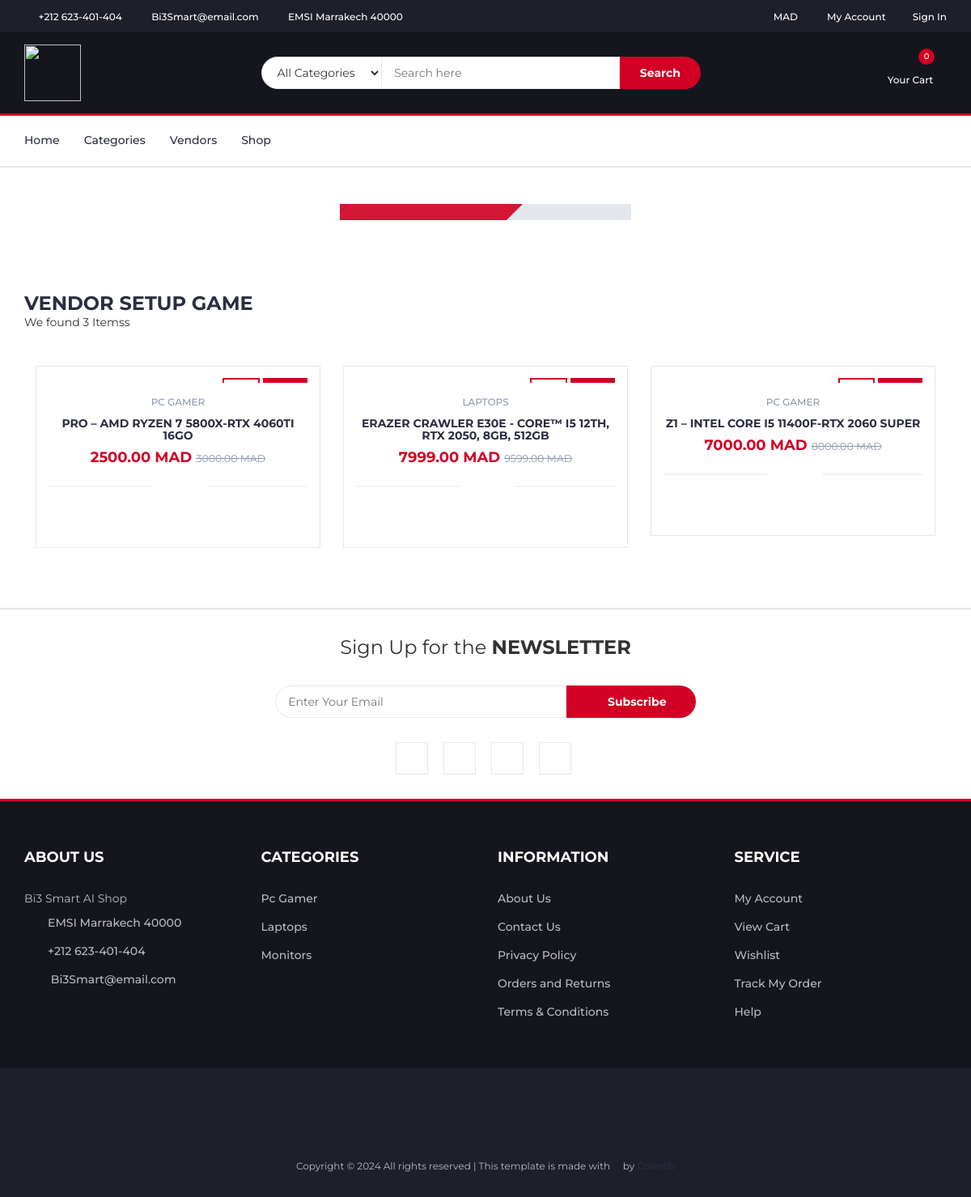
Page /vendor/venk7m1kga6c3/ on the committed database.
### core/models.py (models this page shows, shortened)
class Vendor(models.Model):
    v_id= ShortUUIDField(unique=True, length=10, max_length=20,prefix="ven",alphabet="abcdefghijklmnop123456789")
    title = models.CharField(max_length=100, default="Title Vendor")
    image = models.ImageField(upload_to=user_directory_path , default="vendor.jpg")
    cover_image = models.ImageField(upload_to=user_directory_path , default="vendor.jpg")
    description = CKEditor5Field(null=True, blank=True , default="This is the vendor")
    address = models.CharField(max_length=100, default="Main Street,Marrakech")
    contact = models.CharField(max_length=100, default="+212 659 394 401")
    chat_resp_time = models.CharField(max_length=100, default="100")
    shipping_on_time = models.CharField(max_length=100, default="100")
    authentic_rating = models.CharField(max_length=100, default="100")
    days_return = models.CharField(max_length=100, default="100")
    warranty_period = models.CharField(max_length=100, default="100")
    user = models.ForeignKey(User, on_delete=models.SET_NULL, null=True)
    date = models.DateTimeField(auto_now_add=True,null=True , blank=True)
    class Meta:
        verbose_name_plural = "Vendors"

class Product(models.Model):
    p_id= ShortUUIDField(unique=True, length=10, max_length=20,alphabet="abcdefghijklmnop123456789")
    title = models.CharField(max_length=100, default="Title Product")
    image = models.ImageField(upload_to=user_directory_path , default="product.jpg")
    description = CKEditor5Field(null=True, blank=True , default="This is the product")
    price = models.DecimalField(max_digits=10,decimal_places=2,default="1.99")
    old_price = models.DecimalField(max_digits=10,decimal_places=2, default="2.99")
    specefications = CKEditor5Field(null=True, blank=True)
    type = models.CharField(max_length=100, default="Electronics",null=True, blank=True)
    stock_count = models.CharField(max_length=100, default="10",null=True, blank=True)
    tags = TaggableManager(blank=True)
    product_status = models.CharField(choices=STATUS, max_length=10, default="in_review")
    status = models.BooleanField(default=True)
    in_stock  = models.BooleanField(default=True)
    featured  = models.BooleanField(default=False)
    digital  = models.BooleanField(default=False)
    user = models.ForeignKey(User, on_delete=models.SET_NULL, null=True)
    category = models.ForeignKey(Category, on_delete=models.SET_NULL, null=True,related_name="category")
    vendor = models.ForeignKey(Vendor, on_delete=models.SET_NULL, null=True , related_name="vendor")
    sku = ShortUUIDField(unique=True, length=4, max_length=20,prefix="sku",alphabet="123456789")
    date = models.DateTimeField(auto_now_add=True)
    updated = models.DateTimeField(null=True , blank=True)
    class Meta:
        verbose_name_plural = "Products"
    def get_precentage(self):
        new_price = (( self.old_price - self.price) / self.old_price)*100
        return new_price

class Category(models.Model):
    C_id= ShortUUIDField(unique=True, length=10, max_length=20,prefix="cat",alphabet="abcdefghijklmnop123456789")
    title = models.CharField(max_length=100,default="Title Category")
    image = models.ImageField(upload_to="category", default="category.jpg")
    class Meta:
        verbose_name_plural = "Categories"

### core/views.py (the view)
# urls.py: path("vendor/<v_id>/" , vendor_detail_view , name="vendor-list"),
def vendor_detail_view(request,v_id):
    vendor = Vendor.objects.get(v_id=v_id)
    products = Product.objects.filter(vendor=vendor,product_status="published" )
    context = {
        "vendor":vendor,
        "products":products,
    }
    return render(request,"core/vendor-detail.html",context)

### core/context_processors.py (called while the page is built)
def default(request):
    categories = Category.objects.all()
    vendors = Vendor.objects.all()
    try:
        address = Address.objects.get(user=request.user)
    except:
        address =None
    return {
        'categories' : categories,
        'address':address,
        'vendors':vendors,
    }

### templates/core/vendor-detail.html (shortened to what this page needs)
{% extends 'partials/base.html'%}
{% load static %}
{% block content %}
    <div class="section">
        <div class="container">
            <div class="row">
                <div class="col-md-4 col-md-offset-4 col-xs-6">
                    <div class="shop">
                        <div class="shop-img">
                        </div>
                        <div class="shop-body">
                        </div>
                    </div>
                </div>
            </div>
        </div>
    </div>
  <div class="section">
    <div class="container">
      <div class="row">
        <div class="col-md-12">
          <div class="section-title">
            <h3 class="title">Vendor {{vendor.title}}</h3>
            <p class="product-price">
                We found {{products.count}} Items{{products.count|pluralize:"s"}}
            </p>
            </div>
          </div>
        </div>
        <div class="col-md-12">
          <div class="row">
            <div class="products-tabs">
              <div id="tab1" class="tab-pane active">
                <div class="products-slick" data-nav="#slick-nav-1">
                  {% for product in products %}
                    <div class="col-md-4 col-xs-6">
                        <div class="product">
                          <a href="{% url 'core:product_detail' product.p_id%}">
                          <div class="product-img">
                              <div class="product-label">
                              <span class="sale">{{product.get_precentage|floatformat:0}}%</span>
                              <span class="new">NEW</span>
                              </div>
                          </div>
                          <div class="product-body">
                              <p class="product-category">{{product.category.title}}</p>
                              <h3 class="product-name"><a href="{% url 'core:product_detail' product.p_id%}">{{product.title}}</a></h3>
                              <h4 class="product-price">{{product.price}} MAD <del class="product-old-price">{{product.old_price}} MAD</del></h4>
                              <div class="product-rating">
                              <i class="fa fa-star"></i>
                              <i class="fa fa-star"></i>
                              <i class="fa fa-star"></i>
                              <i class="fa fa-star"></i>
                              <i class="fa fa-star"></i>
                              </div>
                              <div class="product-btns">
                              <button class="add-to-wishlist"><i class="fa fa-heart-o"></i><span class="tooltipp">add to wishlist</span></button>
                              <button class="add-to-compare"><i class="fa fa-exchange"></i><span class="tooltipp">add to compare</span></button>
                              <button class="quick-view"><i class="fa fa-eye"></i><span class="tooltipp">quick view</span></button>
                              </div>
                          </div>
                          <div class="add-to-cart">
                              <button class="add-to-cart-btn"> add to cart</button>
                          </div>
                          </a>
                        </div>
                    </div>
                    {%endfor%}
                </div>
              </div>
            </div>
          </div>
        </div>
      </div>
    </div>
{% endblock content %}

### templates/partials/base.html (shortened to what this page needs)
{% load static %}
<!DOCTYPE html>
<html lang="en">
  <head>
    <link type="text/css" rel="stylesheet" href="{% static "assets/css/bootstrap.min.css" %}" />
    <link type="text/css" rel="stylesheet" href="{% static "assets/css/slick.css" %}" />
    <link type="text/css" rel="stylesheet" href="{% static "assets/css/slick-theme.css" %}" />
    <link type="text/css" rel="stylesheet" href="{% static "assets/css/nouislider.min.css" %}" />
    <link rel="stylesheet" href="{% static "assets/css/font-awesome.min.css" %}" />
    <link type="text/css" rel="stylesheet" href="{% static "assets/css/style.css" %}" />
  </head>
  <body>
    <header>
      <div id="top-header">
        <div class="container">
          <ul class="header-links pull-left">
            <li>
              <a href="#"><i class="fa fa-phone"></i> +212 623-401-404</a>
            </li>
            <li>
              <a href="#"><i class="fa fa-envelope-o"></i> Bi3Smart@email.com</a>
            </li>
            <li>
              <a href="#"
                ><i class="fa fa-map-marker"></i> EMSI Marrakech 40000</a
              >
            </li>
          </ul>
          <ul class="header-links pull-right">
            <li>
              <a href="#"><i class="fa fa-dollar"></i> MAD</a>
            </li>
            <li>
              <a href="#"><i class="fa fa-user-o"></i> My Account</a>
            </li>
            {% if request.user.is_authenticated %}
            <li>
              <a href="{% url 'userauths:sign-out'%}"><i class="fa fa-sign-out"></i>Sign Out</a>
            </li>
            {%else%}
            <li>
              <a href="{% url 'userauths:sign-in'%}"><i class="fa fa-sign-in"></i>Sign In</a>
            </li>
            {%endif%}
          </ul>
        </div>
      </div>
      <div id="header">
        <div class="container">
          <div class="row">
            <div class="col-md-3">
              <div class="header-logo">
                <a href="{% url 'core:index' %}" class="logo">
                  <img src="{% static "assets/img/logo.svg" %}" alt="" width="70" height="70" />
                </a>
              </div>
            </div>
            <div class="col-md-6">
              <div class="header-search">
                  <form action="{% url 'core:search' %}" method="GET">
                      <select class="input-select" name="category">
                          <option value="0">All Categories</option>
                      </select>
                      <input class="input" type="text" name="q" placeholder="Search here" />
                      <button type="submit" class="search-btn">Search</button>
                  </form>
              </div>
          </div>
            <div class="col-md-3 clearfix">
              <div class="header-ctn">
                <div class="dropdown">
                  <a class="dropdown-toggle" data-toggle="dropdown" aria-expanded="true" href="{% url 'core:cart' %}">
                    <i class="fa fa-shopping-cart"></i>
                    <span>Your Cart</span>
                    <div class="qty cart-items-count" id="cart-items-count">{{request.session.cart_data_obj|length}}</div>
                  </a>
                </div>
              </div>
            </div>
          </div>
        </div>
      </div>
    </header>
  <nav id="navigation">
    <div class="container">
      <div id="responsive-nav">
        <ul class="main-nav nav navbar-nav">
          <li><a href="{% url 'core:index' %}">Home</a></li>
          <li><a href="{% url 'core:category_list' %}">Categories</a></li>
          <li><a href="{% url 'core:vendors-list' %}">Vendors</a></li>
          <li><a href="{% url 'core:product_list' %}">Shop</a></li>
        </ul>
      </div>
    </div>
  </nav>
{% block content %}
{% endblock content %}
 <div id="newsletter" class="section">
  <div class="container">
    <div class="row">
      <div class="col-md-12">
        <div class="newsletter">
          <p>Sign Up for the <strong>NEWSLETTER</strong></p>
          <form>
            <input
              class="input"
              type="email"
              placeholder="Enter Your Email"
            />
            <button class="newsletter-btn">
              <i class="fa fa-envelope"></i> Subscribe
            </button>
          </form>
          <ul class="newsletter-follow">
            <ul class="list-inline">
              <li>
                  <a href="#"><i class="fa fa-facebook" style="color: #3b5998;"></i></a>
              </li>
              <li>
                  <a href="#"><i class="fa fa-twitter" style="color: #55acee;"></i></a>
              </li>
              <li>
                  <a href="#"><i class="fa fa-instagram" style="color: #ac2bac;"></i></a>
              </li>
              <li>
                  <a href="#"><i class="fa fa-whatsapp" style="color: #25d366;"></i></a>
              </li>
          </ul>
          </ul>
        </div>
      </div>
    </div>
  </div>
</div>
<footer id="footer">
    <div class="section">
      <div class="container">
        <div class="row">
          <div class="col-md-3 col-xs-6">
            <div class="footer">
              <h3 class="footer-title">About Us</h3>
              <p>
                Bi3 Smart AI Shop
              </p>
              <ul class="footer-links">
                <li>
                  <a href="#"
                    ><i class="fa fa-map-marker"></i>EMSI Marrakech 40000</a
                  >
                </li>
                <li>
                  <a href="#"><i class="fa fa-phone"></i>+212 623-401-404</a>
                </li>
                <li>
                  <a href="#"
                    ><i class="fa fa-envelope-o"></i> Bi3Smart@email.com</a
                  >
                </li>
              </ul>
            </div>
          </div>
          <div class="col-md-3 col-xs-6">
            <div class="footer">
              <h3 class="footer-title">Categories</h3>
              <ul class="footer-links">
                {% for category in categories%}
                  <li><a data-toggle="tab" href="{% url 'core:category_product_list' category.C_id %}">{{category.title}}</a></li>
                {%endfor%}
              </ul>
            </div>
          </div>
          <div class="col-md-3 col-xs-6">
            <div class="footer">
              <h3 class="footer-title">Information</h3>
              <ul class="footer-links">
                <li><a href="#">About Us</a></li>
                <li><a href="#">Contact Us</a></li>
                <li><a href="#">Privacy Policy</a></li>
                <li><a href="#">Orders and Returns</a></li>
                <li><a href="#">Terms & Conditions</a></li>
              </ul>
            </div>
          </div>
          <div class="col-md-3 col-xs-6">
            <div class="footer">
              <h3 class="footer-title">Service</h3>
              <ul class="footer-links">
                <li><a href="#">My Account</a></li>
                <li><a href="#">View Cart</a></li>
                <li><a href="#">Wishlist</a></li>
                <li><a href="#">Track My Order</a></li>
                <li><a href="#">Help</a></li>
              </ul>
            </div>
          </div>
        </div>
      </div>
    </div>
    <div id="bottom-footer" class="section">
      <div class="container">
        <div class="row">
          <div class="col-md-12 text-center">
            <ul class="footer-payments">
              <li>
                <a href="#"><i class="fa fa-cc-visa"></i></a>
              </li>
              <li>
                <a href="#"><i class="fa fa-credit-card"></i></a>
              </li>
              <li>
                <a href="#"><i class="fa fa-cc-paypal"></i></a>
              </li>
              <li>
                <a href="#"><i class="fa fa-cc-mastercard"></i></a>
              </li>
              <li>
                <a href="#"><i class="fa fa-cc-discover"></i></a>
              </li>
              <li>
                <a href="#"><i class="fa fa-cc-amex"></i></a>
              </li>
            </ul>
            <span class="copyright">
              Copyright &copy;
              All rights reserved | This template is made with
              <i class="fa fa-heart-o" aria-hidden="true"></i> by
              <a href="https://colorlib.com" target="_blank">Colorlib</a>
            </span>
          </div>
        </div>
      </div>
    </div>
  </footer>
</body>
</html>

### rows in the picture
Vendor: title "SETUP GAME"
Product: category "PC GAMER", title "PRO – AMD RYZEN 7 5800X-RTX 4060TI 16GO", price "2500.00", old_price "3000.00"
Product: category "LAPTOPS", title "ERAZER CRAWLER E30E - CORE™ I5 12TH, RTX 2050, 8GB, 512GB", price "7999.00", old_price "9599.00"
Product: category "PC GAMER", title "Z1 – INTEL CORE I5 11400F-RTX 2060 SUPER", price "7000.00", old_price "8000.00"
Category: title "Pc Gamer"
Category: title "Laptops"
Category: title "Monitors"

### other values in the picture
{{ request.session.cart_data_obj|length }} "0"
{{ products.count }} "3"
